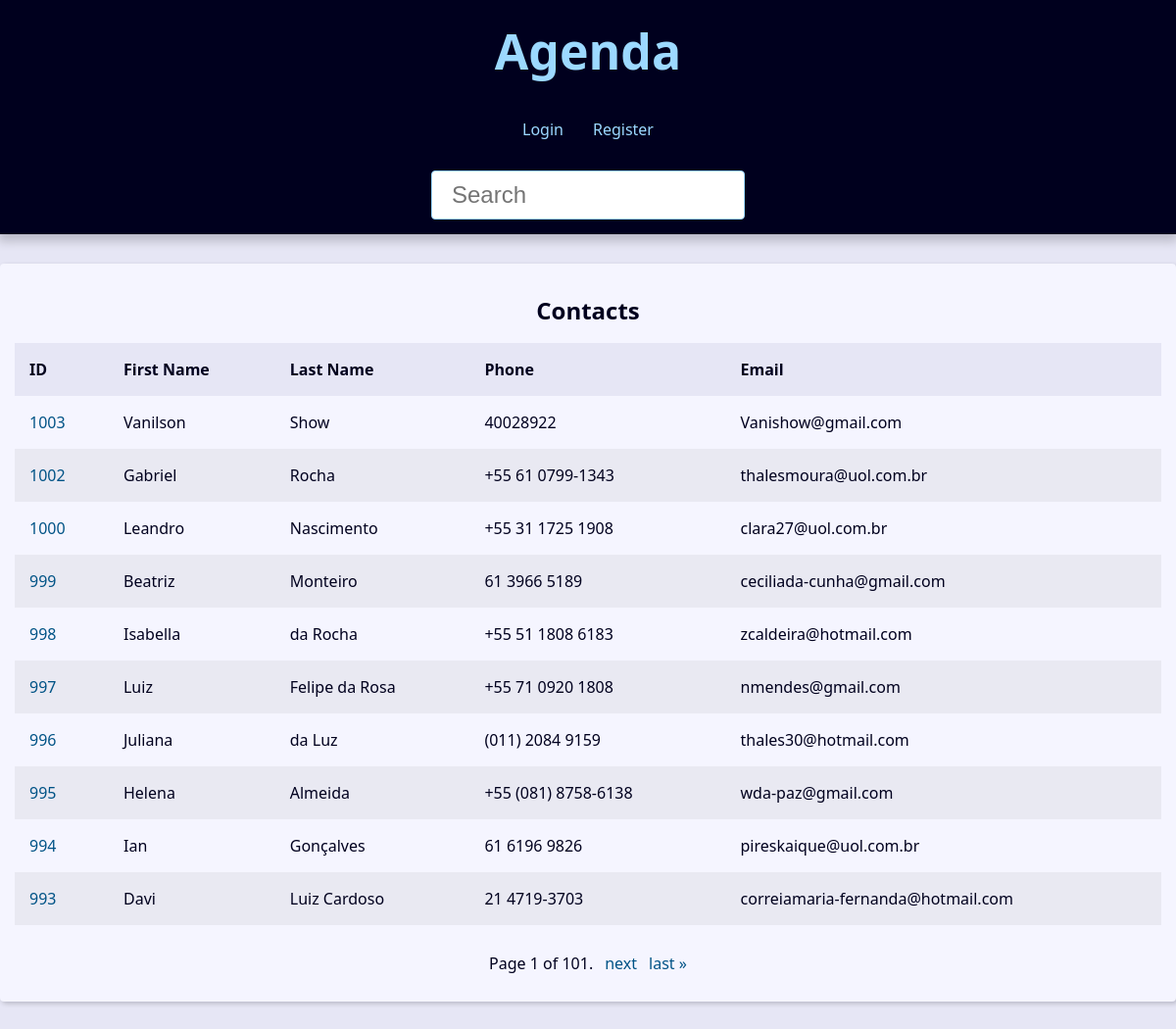
The page / on the database its author committed.
### contact/models.py (models this page shows, shortened)
class Contact(models.Model):
    first_name = models.CharField(max_length=50)
    last_name = models.CharField(max_length=50, blank = True)
    phone = models.CharField(max_length=50)
    email = models.EmailField(max_length=254, blank = True)
    created_date = models.DateTimeField(default= timezone.now)
    description = models.TextField(blank=True)
    show= models.BooleanField(default=True)
    picture= models.ImageField(blank=True, upload_to='pictures/%Y/%m/')
    category= models.ForeignKey(
        Category,
        on_delete=models.SET_NULL,
        blank= True, null= True
    )
    owner= models.ForeignKey(
        User,
        on_delete=models.SET_NULL,
        blank= True, null= True
    )

### contact/views/contact_views.py (the view)
# urls.py: path('', views.contact_views.index, name='index'),
def index(request):
    contacts= Contact.objects.filter(show=True)\
    .order_by('-id')
    paginator= Paginator(contacts, 10)
    page_number= request.GET.get('page')
    page_obj= paginator.get_page(page_number)
    context= {
        'page_obj': page_obj,
        'site_title': 'Contatos -',
    }
    return render(
        request,
        'contact/index.html',
        context
    )

### contact/templates/contact/index.html
{% extends 'global/base.html' %}
{% block content %}
{% if page_obj %}
    <div class="responsive-table">
        <table class="contacts-table">
            <caption class="table-caption">
              Contacts
            </caption>
            <thead>
                <tr class="table-row table-row-header">
                    <th class="table-header">ID</th>
                    <th class="table-header">First Name</th>
                    <th class="table-header">Last Name</th>
                    <th class="table-header">Phone</th>
                    <th class="table-header">Email</th>
                </tr>
            </thead>
            <tbody>
              {% for contact in page_obj %}
                <tr class="table-row">
                    <td class="table-cel">
                        <a class="table-link" href="{% url 'contact:contact' contact.id %}">
                            {{ contact.id }}
                        </a>
                    </td>
                    <td class="table-cel">
                        {{ contact.first_name }}
                    </td>
                    <td class="table-cel">
                        {{ contact.last_name }}
                    </td>
                    <td class="table-cel">
                        {{ contact.phone }}
                    </td>
                    <td class="table-cel">
                        {{ contact.email }}
                    </td>
                </tr>
              {% endfor %}
            </tbody>
        </table>
    </div>
{% else %}
<div class="single-contact">
    <h1 class="single-contact-name">
        Nenhum contato encontrado.
    </h1>
 </div>
{% endif %}
{% endblock content %}

### base_templates/global/base.html (shortened to what this page needs)
<!DOCTYPE html>
<html lang="pt-BR">
<head>
  {% include 'global/partials/_head.html' %}
</head>
<body>
  {% include 'global/partials/_header.html' %}
  <main class="content">
    {% block content %}{% endblock content %}
    {% include 'global/partials/_pagination.html' %}
  </main>
</body>
</html>

### base_templates/global/partials/_head.html (shortened to what this page needs)
{% load static %}
<link rel="stylesheet" href="{% static 'global/css/style.css' %}">

### base_templates/global/partials/_header.html
<header class="header">
    <h1 class="header-heading">
      <a href="{% url 'contact:index' %}" class="header-link">
        Agenda
      </a>
    </h1>
    <nav class="menu">
      <ul class="menu-list">
        {% if user.is_authenticated %}
          <li class="menu-item">
            <a href="{% url 'contact:create' %}" class="menu-link">Create</a>
          </li>
          <li class="menu-item">
            <a href="{% url 'contact:user_update' %}" class="menu-link">Profile</a>
          </li>
          <li class="menu-item">
            <a href="{% url 'contact:logout' %}" class="menu-link">Logout</a>
          </li>
        {% else %}
          <li class="menu-item">
            <a href="{% url 'contact:login' %}" class="menu-link">Login</a>
          </li>
          <li class="menu-item">
            <a href="{% url 'contact:register' %}" class="menu-link">Register</a>
          </li>
        {% endif %}
      </ul>
    </nav>
    <div class="search">
      <form
        action="{% url 'contact:search' %}"
        method="GET"
      >
        <input
          type="text"
          class="search-input"
          placeholder="Search"
          id="search"
          name="q"
          value="{{ request.GET.q.strip }}"
        >
      </form>
    </div>
  </header>

### base_templates/global/partials/_pagination.html (shortened to what this page needs)
{% if page_obj %}
    <div class="pagination">
        <span class="step-links">
            <span class="current">
                Page {{ page_obj.number }} of {{ page_obj.paginator.num_pages }}.
            </span>
            {% if page_obj.has_next %}
                <a href="?page={{ page_obj.next_page_number }}&q={{ request.GET.q.strip }}">next</a>
                <a href="?page={{ page_obj.paginator.num_pages }}&q={{ request.GET.q.strip }}">last &raquo;</a>
            {% endif %}
        </span>
    </div>
{% endif %}

### base_static/global/css/style.css (style rules this page uses)
:root { --spacing: 1.5rem; --link-dark-color: rgb(0, 83, 134); --link-light-color: rgb(156, 217, 255); --clr-white: rgb(245, 245, 255); --clr-black: rgb(0, 0, 30); --clr-light-gray: rgb(230, 230, 245); --clr-dark-shadow-5: rgba(0, 0, 10, 5%); --clr-dark-shadow-10: rgba(0, 0, 10, 10%); --clr-dark-shadow-20: rgba(0, 0, 10, 20%); --clr-light-shadow-5: rgba(200, 200, 255, 5%); --clr-light-shadow-10: rgba(200, 200, 255, 10%); --clr-light-shadow-20: rgba(200, 200, 255, 20%); --main-page-width: 120rem; --table-min-width: 60rem; --biggest-font-size: 5rem; --bigger-font-size: 4rem; --big-font-size: 3.2rem; --medium-font-size: 2.4rem; --small-font-size: 1.6rem; --smaller-font-size: 1.4rem; --smallest-font-size: 1.2rem; --transition-fast: 300ms; --transition-medium: 600ms; --transition-slow: 1s; --default-border-radius: 4px; }
*, *::before, *::after { margin: 0; padding: 0; box-sizing: border-box; }
html { font-size: 62.5%; }
body { font-family: system-ui, -apple-system, BlinkMacSystemFont, 'Segoe UI', Roboto, Oxygen, Ubuntu, Cantarell, 'Open Sans', 'Helvetica Neue', sans-serif; line-height: 1.5; font-size: var(--small-font-size); color: var(--clr-black); -webkit-font-smoothing: antialiased; background: var(--clr-light-gray); }
.header { background: var(--clr-black); padding: var(--spacing); box-shadow: 0 5px 10px 2px var(--clr-dark-shadow-20); z-index: 1; position: relative; }
.header-heading { font-size: var(--biggest-font-size); text-align: center; }
.header-link { color: var(--link-light-color); text-decoration: none; transition: filter var(--transition-fast) ease-in-out; }
.menu { margin: var(--spacing); }
.menu-list { list-style: none; display: flex; justify-content: center; flex-flow: row wrap; }
.menu-link { display: block; padding: var(--spacing); color: var(--link-light-color); text-decoration: none; transition: background-color var(--transition-fast) ease-in-out; border-radius: var(--default-border-radius); }
.content { max-width: var(--main-page-width); margin: calc(var(--spacing) * 2) auto; padding: var(--spacing); background: var(--clr-white); box-shadow: 2px 2px 5px var(--clr-dark-shadow-20); border-radius: var(--default-border-radius); }
.responsive-table { width: 100%; overflow-x: auto; }
.contacts-table { width: 100%; min-width: var(--table-min-width); border-collapse: collapse; }
.table-caption { font-size: var(--medium-font-size); font-weight: bold; padding: var(--spacing); }
.table-row { text-align: left; text-overflow: ellipsis; transition: background-color var(--transition-fast) ease-in-out; }
.table-row:nth-of-type(2n) { background: var(--clr-dark-shadow-5); }
.table-row-header { background: var(--clr-light-gray); color: var(--clr-black); }
.table-cel, .table-header { padding: var(--spacing); }
.table-link { color: var(--link-dark-color); transition: color var(--transition-fast) ease-in-out; text-decoration: none; }
.pagination { margin-top: var(--spacing); display: flex; justify-content: center; padding: calc(var(--spacing) * 0.8); font-size: var(--small-font-size); }
.pagination .step-links { display: flex; gap: calc(var(--spacing) * 0.8); }
.pagination .step-links a { color: var(--link-dark-color); transition: color var(--transition-fast) ease-in-out; text-decoration: none; display: block; }
.search { display: flex; justify-content: center; }
.search-input { font-size: var(--medium-font-size); padding: 1rem 2rem; width: 100%; max-width: 32rem; border-radius: var(--default-border-radius); border: 1px solid var(--link-light-color); }

### rows shown on the page
Contact: id "1003", first_name "Vanilson", last_name "Show", phone "40028922", email "Vanishow@gmail.com"
Contact: id "1002", first_name "Gabriel", last_name "Rocha", phone "+55 61 0799-1343", email "thalesmoura@uol.com.br"
Contact: id "1000", first_name "Leandro", last_name "Nascimento", phone "+55 31 1725 1908", email "clara27@uol.com.br"
Contact: id "999", first_name "Beatriz", last_name "Monteiro", phone "61 3966 5189", email "ceciliada-cunha@gmail.com"
Contact: id "998", first_name "Isabella", last_name "da Rocha", phone "+55 51 1808 6183", email "zcaldeira@hotmail.com"
Contact: id "997", first_name "Luiz", last_name "Felipe da Rosa", phone "+55 71 0920 1808", email "nmendes@gmail.com"
Contact: id "996", first_name "Juliana", last_name "da Luz", phone "(011) 2084 9159", email "thales30@hotmail.com"
Contact: id "995", first_name "Helena", last_name "Almeida", phone "+55 (081) 8758-6138", email "wda-paz@gmail.com"
Contact: id "994", first_name "Ian", last_name "Gonçalves", phone "61 6196 9826", email "pireskaique@uol.com.br"
Contact: id "993", first_name "Davi", last_name "Luiz Cardoso", phone "21 4719-3703", email "correiamaria-fernanda@hotmail.com"

### other values the page prints
{{ page_obj.number }} "1"
{{ page_obj.paginator.num_pages }} "101"
